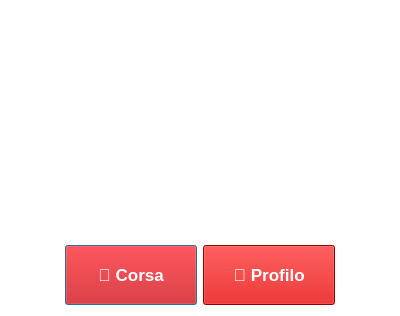
<?xml version="1.0" encoding="UTF-8"?>
<ui version="4.0">
 <class>Dialog</class>
 <widget class="QDialog" name="Dialog">
  <property name="geometry">
   <rect>
    <x>0</x>
    <y>0</y>
    <width>400</width>
    <height>316</height>
   </rect>
  </property>
  <property name="minimumSize">
   <size>
    <width>400</width>
    <height>316</height>
   </size>
  </property>
  <property name="maximumSize">
   <size>
    <width>400</width>
    <height>316</height>
   </size>
  </property>
  <property name="windowTitle">
   <string>HomePage</string>
  </property>
  <property name="windowIcon">
   <iconset>
    <normaloff>../../../../Elegant logo.png</normaloff>../../../../Elegant logo.png</iconset>
  </property>
  <property name="styleSheet">
   <string notr="true">background-color: rgb(255,255,255)</string>
  </property>
  <layout class="QGridLayout" name="gridLayout">
   <item row="1" column="0">
    <layout class="QVBoxLayout" name="verticalLayout_3">
     <item>
      <layout class="QHBoxLayout" name="horizontalLayout_2">
       <item>
        <spacer name="horizontalSpacer">
         <property name="orientation">
          <enum>Qt::Horizontal</enum>
         </property>
         <property name="sizeHint" stdset="0">
          <size>
           <width>40</width>
           <height>20</height>
          </size>
         </property>
        </spacer>
       </item>
       <item>
        <widget class="QLabel" name="logo">
         <property name="sizePolicy">
          <sizepolicy hsizetype="Preferred" vsizetype="Preferred">
           <horstretch>0</horstretch>
           <verstretch>0</verstretch>
          </sizepolicy>
         </property>
         <property name="text">
          <string/>
         </property>
         <property name="pixmap">
          <pixmap>../../../../Elegant logo.png</pixmap>
         </property>
         <property name="scaledContents">
          <bool>true</bool>
         </property>
        </widget>
       </item>
       <item>
        <spacer name="horizontalSpacer_2">
         <property name="orientation">
          <enum>Qt::Horizontal</enum>
         </property>
         <property name="sizeHint" stdset="0">
          <size>
           <width>40</width>
           <height>20</height>
          </size>
         </property>
        </spacer>
       </item>
      </layout>
     </item>
     <item>
      <spacer name="verticalSpacer">
       <property name="orientation">
        <enum>Qt::Vertical</enum>
       </property>
       <property name="sizeType">
        <enum>QSizePolicy::Fixed</enum>
       </property>
       <property name="sizeHint" stdset="0">
        <size>
         <width>20</width>
         <height>20</height>
        </size>
       </property>
      </spacer>
     </item>
     <item>
      <layout class="QHBoxLayout" name="horizontalLayout">
       <item>
        <spacer name="horizontalSpacer_3">
         <property name="orientation">
          <enum>Qt::Horizontal</enum>
         </property>
         <property name="sizeHint" stdset="0">
          <size>
           <width>40</width>
           <height>20</height>
          </size>
         </property>
        </spacer>
       </item>
       <item>
        <widget class="QPushButton" name="bottone_corsa">
         <property name="sizePolicy">
          <sizepolicy hsizetype="Minimum" vsizetype="Minimum">
           <horstretch>0</horstretch>
           <verstretch>0</verstretch>
          </sizepolicy>
         </property>
         <property name="minimumSize">
          <size>
           <width>132</width>
           <height>60</height>
          </size>
         </property>
         <property name="font">
          <font>
           <pointsize>13</pointsize>
           <weight>75</weight>
           <bold>true</bold>
          </font>
         </property>
         <property name="styleSheet">
          <string notr="true">font-size:20; color:white;background-color:rgb(204,0,0);
</string>
         </property>
         <property name="text">
          <string>🚗 Corsa</string>
         </property>
        </widget>
       </item>
       <item>
        <widget class="QPushButton" name="bottone_profilo">
         <property name="sizePolicy">
          <sizepolicy hsizetype="Minimum" vsizetype="Minimum">
           <horstretch>0</horstretch>
           <verstretch>0</verstretch>
          </sizepolicy>
         </property>
         <property name="minimumSize">
          <size>
           <width>132</width>
           <height>60</height>
          </size>
         </property>
         <property name="font">
          <font>
           <pointsize>13</pointsize>
           <weight>75</weight>
           <bold>true</bold>
          </font>
         </property>
         <property name="styleSheet">
          <string notr="true">font-size:20; color:white;background-color:rgb(204,0,0);
</string>
         </property>
         <property name="text">
          <string>👨 Profilo</string>
         </property>
        </widget>
       </item>
       <item>
        <spacer name="horizontalSpacer_4">
         <property name="orientation">
          <enum>Qt::Horizontal</enum>
         </property>
         <property name="sizeHint" stdset="0">
          <size>
           <width>40</width>
           <height>20</height>
          </size>
         </property>
        </spacer>
       </item>
      </layout>
     </item>
    </layout>
   </item>
   <item row="0" column="0">
    <spacer name="verticalSpacer_2">
     <property name="orientation">
      <enum>Qt::Vertical</enum>
     </property>
     <property name="sizeHint" stdset="0">
      <size>
       <width>20</width>
       <height>40</height>
      </size>
     </property>
    </spacer>
   </item>
  </layout>
 </widget>
 <resources/>
 <connections/>
</ui>
